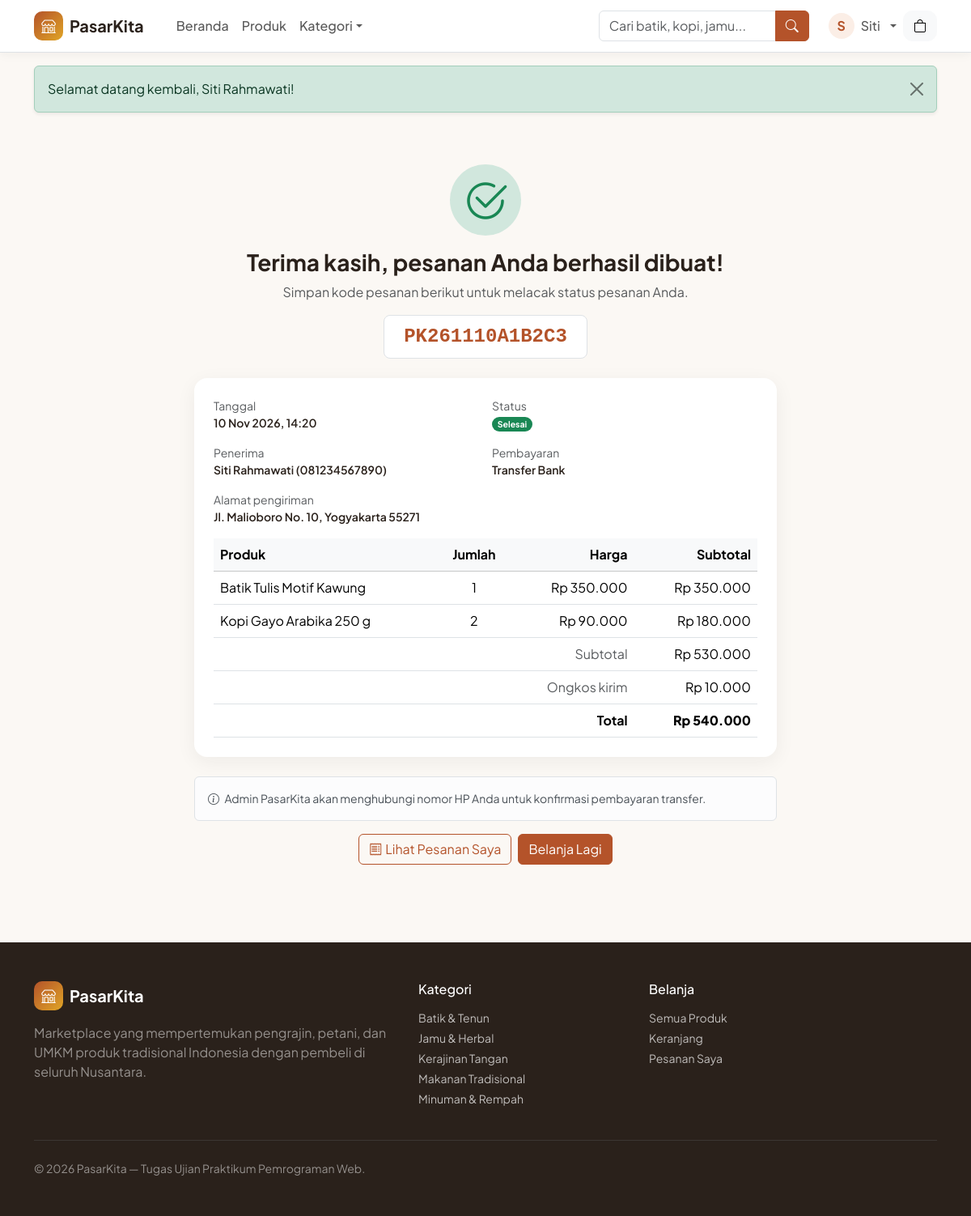
The app's page /checkout/success.php?kode=PK261110A1B2C3 (signed in) with its own data.
### tables this page shows
CREATE TABLE users (
    id          INT UNSIGNED NOT NULL AUTO_INCREMENT,
    name        VARCHAR(100) NOT NULL,
    email       VARCHAR(150) NOT NULL,
    password    VARCHAR(255) NOT NULL COMMENT 'hash dari password_hash()',
    phone       VARCHAR(20)  NULL,
    address     TEXT         NULL,
    role        ENUM('admin','pembeli') NOT NULL DEFAULT 'pembeli',
    created_at  TIMESTAMP NOT NULL DEFAULT CURRENT_TIMESTAMP,
    updated_at  TIMESTAMP NOT NULL DEFAULT CURRENT_TIMESTAMP ON UPDATE CURRENT_TIMESTAMP,
    PRIMARY KEY (id),
    UNIQUE KEY uq_users_email (email),
    KEY idx_users_role (role)
);

CREATE TABLE orders (
    id               INT UNSIGNED NOT NULL AUTO_INCREMENT,
    order_code       VARCHAR(30)  NOT NULL,
    user_id          INT UNSIGNED NOT NULL,
    recipient_name   VARCHAR(100) NOT NULL,
    phone            VARCHAR(20)  NOT NULL,
    shipping_address TEXT         NOT NULL,
    notes            VARCHAR(255) NULL,
    payment_method   ENUM('transfer','cod') NOT NULL DEFAULT 'transfer',
    total_items      INT UNSIGNED NOT NULL,
    subtotal         DECIMAL(14,2) NOT NULL,
    shipping_cost    DECIMAL(12,2) NOT NULL DEFAULT 0,
    total_amount     DECIMAL(14,2) NOT NULL,
    status           ENUM('pending','diproses','dikirim','selesai','dibatalkan') NOT NULL DEFAULT 'pending',
    created_at       TIMESTAMP NOT NULL DEFAULT CURRENT_TIMESTAMP,
    updated_at       TIMESTAMP NOT NULL DEFAULT CURRENT_TIMESTAMP ON UPDATE CURRENT_TIMESTAMP,
    PRIMARY KEY (id),
    UNIQUE KEY uq_orders_code (order_code),
    KEY idx_orders_user (user_id),
    KEY idx_orders_status (status),
    KEY idx_orders_created (created_at),
    CONSTRAINT fk_orders_user FOREIGN KEY (user_id)
        REFERENCES users (id) ON UPDATE CASCADE ON DELETE RESTRICT,
    CONSTRAINT chk_orders_items CHECK (total_items > 0),
    CONSTRAINT chk_orders_amounts CHECK (subtotal >= 0 AND shipping_cost >= 0 AND total_amount = subtotal + shipping_cost)
);

CREATE TABLE order_details (
    id            INT UNSIGNED NOT NULL AUTO_INCREMENT,
    order_id      INT UNSIGNED NOT NULL,
    product_id    INT UNSIGNED NULL,
    product_name  VARCHAR(150) NOT NULL,
    price         DECIMAL(12,2) NOT NULL COMMENT 'harga satuan saat dipesan',
    quantity      INT UNSIGNED NOT NULL,
    subtotal      DECIMAL(14,2) NOT NULL,
    PRIMARY KEY (id),
    UNIQUE KEY uq_order_product (order_id, product_id),
    KEY idx_order_details_product (product_id),
    CONSTRAINT fk_details_order FOREIGN KEY (order_id)
        REFERENCES orders (id) ON UPDATE CASCADE ON DELETE CASCADE,
    CONSTRAINT fk_details_product FOREIGN KEY (product_id)
        REFERENCES products (id) ON UPDATE CASCADE ON DELETE SET NULL,
    CONSTRAINT chk_details_qty CHECK (quantity > 0),
    CONSTRAINT chk_details_price CHECK (price >= 0),
    CONSTRAINT chk_details_subtotal CHECK (subtotal = price * quantity)
);

CREATE TABLE categories (
    id          INT UNSIGNED NOT NULL AUTO_INCREMENT,
    name        VARCHAR(80)  NOT NULL,
    slug        VARCHAR(100) NOT NULL,
    description VARCHAR(255) NULL,
    icon        VARCHAR(50)  NOT NULL DEFAULT 'bi-tag',
    created_at  TIMESTAMP NOT NULL DEFAULT CURRENT_TIMESTAMP,
    PRIMARY KEY (id),
    UNIQUE KEY uq_categories_name (name),
    UNIQUE KEY uq_categories_slug (slug)
);

### includes/db.php (called while the page is built, shortened)
<?php
function db(): mysqli
{
    static $conn = null;
    if ($conn instanceof mysqli) {
        return $conn;
    }
    $cfg = $GLOBALS['config']['db'];
    try {
        $conn = @new mysqli(trim($cfg['host']), trim($cfg['username']), $cfg['password'], trim($cfg['database']), (int) ($cfg['port'] ?? 3306));
        $conn->set_charset('utf8mb4');
    } catch (mysqli_sql_exception $e) {
        error_log('[PasarKita] Koneksi database gagal: ' . $e->getMessage());
        http_response_code(500);
        $msg = !empty($GLOBALS['config']['app']['debug']) ? ' (' . e($e->getMessage()) . ')' : '';
        exit('<!doctype html><meta charset="utf-8"><div style="font-family:sans-serif;max-width:600px;margin:60px auto">'
            . '<h2>Tidak dapat terhubung ke database.</h2><p>Periksa pengaturan pada config/config.php' . $msg . '</p></div>');
    }
    return $conn;
}
function db_query(string $sql, string $types = '', array $params = []): mysqli_stmt
{
    $stmt = db()->prepare($sql);
    if ($types !== '') {
        $stmt->bind_param($types, ...$params);
    }
    $stmt->execute();
    return $stmt;
}
function db_fetch_all(string $sql, string $types = '', array $params = []): array
{
    $stmt = db_query($sql, $types, $params);
    $result = $stmt->get_result();
    $rows = $result->fetch_all(MYSQLI_ASSOC);
    return $rows;
}
function db_fetch_one(string $sql, string $types = '', array $params = []): ?array
{
    $stmt = db_query($sql, $types, $params);
    $row = $stmt->get_result()->fetch_assoc();
    return $row ?: null;
}

### includes/auth.php (called while the page is built, shortened)
<?php
function current_user(): ?array
{
    static $user = false;
    if ($user !== false) {
        return $user;
    }
    $user = null;
    if (!empty($_SESSION['user_id'])) {
        $user = db_fetch_one('SELECT id, name, email, phone, address, role FROM users WHERE id = ?', 'i', [(int) $_SESSION['user_id']]);
    }
    return $user;
}
function is_logged_in(): bool
{
    return current_user() !== null;
}
function is_admin(): bool
{
    $u = current_user();
    return $u !== null && $u['role'] === ROLE_ADMIN;
}
function require_login(): void
{
    if (!is_logged_in()) {
        $current = ltrim(substr((string) ($_SERVER['REQUEST_URI'] ?? ''), strlen(BASE_URL)), '/');
        flash('warning', 'Silakan masuk terlebih dahulu.');
        redirect('auth/login.php?redirect=' . urlencode($current));
    }
}

### checkout/success.php (the view, shortened to what this page needs)
<?php
require_login();
$code = (string) ($_GET['kode'] ?? '');
$order = null;
if (preg_match('/^[A-Z0-9]{6,30}$/', $code)) {
    $order = db_fetch_one('SELECT * FROM orders WHERE order_code = ? AND user_id = ?', 'si', [$code, (int) current_user()['id']]);
}
$details = db_fetch_all('SELECT * FROM order_details WHERE order_id = ? ORDER BY id', 'i', [(int) $order['id']]);
require __DIR__ . '/../includes/header.php';
?>
<div class="container py-5">
    <div class="mx-auto" style="max-width:720px">
        <div class="text-center mb-4">
            <div class="d-inline-flex align-items-center justify-content-center rounded-circle bg-success-subtle text-success mb-3" style="width:88px;height:88px">
                <i class="bi bi-check2-circle display-4"></i>
            </div>
            <h1 class="h3 fw-bold">Terima kasih, pesanan Anda berhasil dibuat!</h1>
            <p class="text-muted">Simpan kode pesanan berikut untuk melacak status pesanan Anda.</p>
            <div class="d-inline-block bg-white border rounded-3 px-4 py-2 fs-4 fw-bold font-monospace text-brand" id="order-code"><?= e($order['order_code']) ?></div>
        </div>
        <div class="card-soft bg-white p-4 mb-4">
            <div class="row g-3 small mb-3">
                <div class="col-sm-6"><div class="text-muted">Tanggal</div><div class="fw-semibold"><?= e(tanggal($order['created_at'])) ?></div></div>
                <div class="col-sm-6"><div class="text-muted">Status</div><div><?= order_status_badge($order['status']) ?></div></div>
                <div class="col-sm-6"><div class="text-muted">Penerima</div><div class="fw-semibold"><?= e($order['recipient_name']) ?> (<?= e($order['phone']) ?>)</div></div>
                <div class="col-sm-6"><div class="text-muted">Pembayaran</div><div class="fw-semibold"><?= e(payment_label($order['payment_method'])) ?></div></div>
                <div class="col-12"><div class="text-muted">Alamat pengiriman</div><div class="fw-semibold"><?= nl2br(e($order['shipping_address'])) ?></div></div>
            </div>
            <div class="table-responsive">
                <table class="table mb-0">
                    <thead class="table-light"><tr><th>Produk</th><th class="text-center">Jumlah</th><th class="text-end">Harga</th><th class="text-end">Subtotal</th></tr></thead>
                    <tbody>
                    <?php foreach ($details as $d): ?>
                        <tr>
                            <td><?= e($d['product_name']) ?></td>
                            <td class="text-center"><?= (int) $d['quantity'] ?></td>
                            <td class="text-end"><?= rupiah($d['price']) ?></td>
                            <td class="text-end"><?= rupiah($d['subtotal']) ?></td>
                        </tr>
                    <?php endforeach; ?>
                    </tbody>
                    <tfoot>
                        <tr><td colspan="3" class="text-end text-muted">Subtotal</td><td class="text-end"><?= rupiah($order['subtotal']) ?></td></tr>
                        <tr><td colspan="3" class="text-end text-muted">Ongkos kirim</td><td class="text-end"><?= rupiah($order['shipping_cost']) ?></td></tr>
                        <tr><td colspan="3" class="text-end fw-bold">Total</td><td class="text-end price"><?= rupiah($order['total_amount']) ?></td></tr>
                    </tfoot>
                </table>
            </div>
        </div>
        <div class="alert alert-light border small">
            <i class="bi bi-info-circle me-1"></i>
            <?php if ($order['payment_method'] === 'transfer'): ?>
                Admin PasarKita akan menghubungi nomor HP Anda untuk konfirmasi pembayaran transfer.
            <?php else: ?>
                Siapkan pembayaran tunai sebesar <strong><?= rupiah($order['total_amount']) ?></strong> saat pesanan tiba.
            <?php endif; ?>
        </div>
        <div class="d-flex flex-wrap gap-2 justify-content-center">
            <a href="<?= e(url('account/orders.php')) ?>" class="btn btn-outline-brand"><i class="bi bi-receipt me-1"></i>Lihat Pesanan Saya</a>
            <a href="<?= e(url('products/index.php')) ?>" class="btn btn-brand">Belanja Lagi</a>
        </div>
    </div>
</div>
<?php require __DIR__ . '/../includes/footer.php'; ?>

### includes/header.php (shortened to what this page needs)
<?php
$activeNav = $activeNav ?? '';
$user = current_user();
$appName = config('app.name', 'PasarKita');
?>
<!doctype html>
<html lang="id">
<head>
    <link href="https://cdn.jsdelivr.net/npm/bootstrap@5.3.3/dist/css/bootstrap.min.css" rel="stylesheet">
    <link href="https://cdn.jsdelivr.net/npm/bootstrap-icons@1.11.3/font/bootstrap-icons.min.css" rel="stylesheet">
    <link href="<?= e(asset('css/style.css')) ?>" rel="stylesheet">
</head>
<body class="d-flex flex-column min-vh-100">
<nav class="navbar navbar-expand-lg navbar-light bg-white border-bottom sticky-top shadow-sm-soft">
    <div class="container">
        <a class="navbar-brand d-flex align-items-center gap-2" href="<?= e(url('index.php')) ?>">
            <span class="brand-mark"><i class="bi bi-shop"></i></span>
            <span class="fw-bold"><?= e($appName) ?></span>
        </a>
        <div class="d-flex align-items-center gap-2 order-lg-3">
            <?php if (!is_admin()): ?>
            <a href="<?= e(url('cart/index.php')) ?>" class="btn btn-light position-relative cart-btn" aria-label="Keranjang belanja">
                <i class="bi bi-bag"></i>
            </a>
            <?php endif; ?>
        </div>
        <div class="collapse navbar-collapse order-lg-2" id="mainNav">
            <ul class="navbar-nav me-auto mb-2 mb-lg-0 ms-lg-3">
                <li class="nav-item"><a class="nav-link <?= $activeNav === 'home' ? 'active' : '' ?>" href="<?= e(url('index.php')) ?>">Beranda</a></li>
                <li class="nav-item"><a class="nav-link <?= $activeNav === 'products' ? 'active' : '' ?>" href="<?= e(url('products/index.php')) ?>">Produk</a></li>
                <li class="nav-item dropdown">
                    <a class="nav-link dropdown-toggle" href="#" role="button" data-bs-toggle="dropdown" aria-expanded="false">Kategori</a>
                        <?php foreach (all_categories() as $cat): ?>
                            <li><a class="dropdown-item" href="<?= e(url('products/index.php?kategori=' . urlencode($cat['slug']))) ?>"><i class="bi <?= e($cat['icon']) ?> me-2 text-brand"></i><?= e($cat['name']) ?></a></li>
                        <?php endforeach; ?>
                </li>
            </ul>
            <form class="d-flex my-2 my-lg-0 me-lg-3 nav-search" role="search" action="<?= e(url('products/index.php')) ?>" method="get">
                <div class="input-group">
                    <input class="form-control" type="search" name="q" placeholder="Cari batik, kopi, jamu..." aria-label="Cari produk" value="<?= e($_GET['q'] ?? '') ?>" maxlength="100">
                    <button class="btn btn-brand" type="submit" aria-label="Cari"><i class="bi bi-search"></i></button>
                </div>
            </form>
            <ul class="navbar-nav">
                <?php if ($user): ?>
                    <li class="nav-item dropdown">
                        <a class="nav-link dropdown-toggle d-flex align-items-center gap-2" href="#" role="button" data-bs-toggle="dropdown" aria-expanded="false">
                            <span class="avatar"><?= e(strtoupper(substr($user['name'], 0, 1))) ?></span>
                            <span class="d-lg-none d-xl-inline"><?= e(explode(' ', $user['name'])[0]) ?></span>
                        </a>
                    </li>
                <?php else: ?>
                    <li class="nav-item"><a class="nav-link" href="<?= e(url('auth/login.php')) ?>">Masuk</a></li>
                    <li class="nav-item ms-lg-1"><a class="btn btn-brand btn-sm px-3 mt-1 mt-lg-0" href="<?= e(url('auth/register.php')) ?>">Daftar</a></li>
                <?php endif; ?>
            </ul>
        </div>
    </div>
</nav>
<main class="flex-grow-1">
<?php $flashes = get_flashes(); if ($flashes): ?>
    <div class="container mt-3">
        <?php foreach ($flashes as $f): ?>
            <div class="alert alert-<?= e($f['type']) ?> alert-dismissible fade show shadow-sm" role="alert">
                <?= e($f['message']) ?>
                <button type="button" class="btn-close" data-bs-dismiss="alert" aria-label="Tutup"></button>
            </div>
        <?php endforeach; ?>
    </div>
<?php endif; ?>

### includes/footer.php (shortened to what this page needs)
</main>
<footer class="site-footer mt-5">
    <div class="container py-5">
        <div class="row g-4">
            <div class="col-lg-5">
                <a class="d-flex align-items-center gap-2 text-white text-decoration-none mb-3" href="<?= e(url('index.php')) ?>">
                    <span class="brand-mark"><i class="bi bi-shop"></i></span>
                    <span class="fw-bold fs-5"><?= e(config('app.name', 'PasarKita')) ?></span>
                </a>
                <p class="text-white-50 mb-0">Marketplace yang mempertemukan pengrajin, petani, dan UMKM produk tradisional Indonesia dengan pembeli di seluruh Nusantara.</p>
            </div>
            <div class="col-6 col-lg-3">
                <h6 class="text-white mb-3">Kategori</h6>
                <ul class="list-unstyled small">
                    <?php foreach (all_categories() as $cat): ?>
                        <li class="mb-1"><a href="<?= e(url('products/index.php?kategori=' . urlencode($cat['slug']))) ?>"><?= e($cat['name']) ?></a></li>
                    <?php endforeach; ?>
                </ul>
            </div>
            <div class="col-6 col-lg-4">
                <h6 class="text-white mb-3">Belanja</h6>
                <ul class="list-unstyled small">
                    <li class="mb-1"><a href="<?= e(url('products/index.php')) ?>">Semua Produk</a></li>
                    <li class="mb-1"><a href="<?= e(url('cart/index.php')) ?>">Keranjang</a></li>
                    <li class="mb-1"><a href="<?= e(url('account/orders.php')) ?>">Pesanan Saya</a></li>
                </ul>
            </div>
        </div>
        <hr class="border-secondary my-4">
        <p class="small text-white-50 mb-0">&copy; <?= date('Y') ?> <?= e(config('app.name', 'PasarKita')) ?> &mdash; Tugas Ujian Praktikum Pemrograman Web.</p>
    </div>
</footer>
</body>
</html>

### records on screen
users: name "S", name "Siti"
orders: order_code "PK261110A1B2C3", created_at "10 Nov 2026, 14:20", recipient_name "Siti Rahmawati", phone "081234567890", payment_method "Transfer Bank", shipping_address "Jl. Malioboro No. 10, Yogyakarta 55271", subtotal "Rp 530.000", shipping_cost "Rp 10.000", total_amount "Rp 540.000"
order_details: product_name "Batik Tulis Motif Kawung", quantity "1", price "Rp 350.000", subtotal "Rp 350.000"
order_details: product_name "Kopi Gayo Arabika 250 g", quantity "2", price "Rp 90.000", subtotal "Rp 180.000"
categories: name "Batik & Tenun"
categories: name "Jamu & Herbal"
categories: name "Kerajinan Tangan"
categories: name "Makanan Tradisional"
categories: name "Minuman & Rempah"

### other values on screen
$appName "PasarKita"
$f['message'] "Selamat datang kembali, Siti Rahmawati!"
$label "Selesai"
config('app.name', 'PasarKita') "PasarKita"
